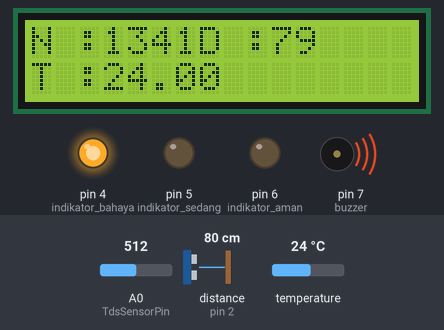
Bench run of a sketch on a simulated Arduino Uno, built with avr-gcc and run on an emulated ATmega328P. Parts: 16×2 character LCD, output pins drawn as LEDs (lit = HIGH), buzzer (waves = sounding, pin HIGH). Wiring (inferred from the names in the program): ultrasonic range finder: trigger pin 3; echo pin 2. Inputs (shaded band) come from the test bench; at power-on: A0 (TdsSensorPin) = 512, distance to the obstacle (sensor on pin 2) 80 cm, temperature 24 °C. The echo pulse lasts 58.3 µs per cm; pins used as bus, display or sensor lines are not drawn; what the sketch prints to the serial monitor is not drawn.

Above: at 2.9 s.
3.0 s: A0 (TdsSensorPin) set to 281
At 15.2 s:
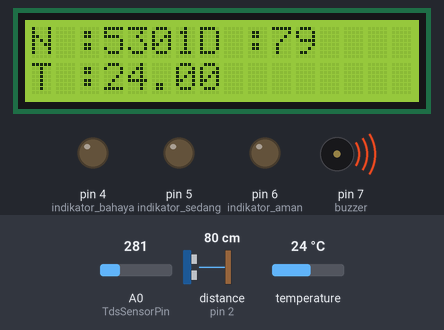
15.5 s: A0 (TdsSensorPin) set to 258
At 27.0 s:
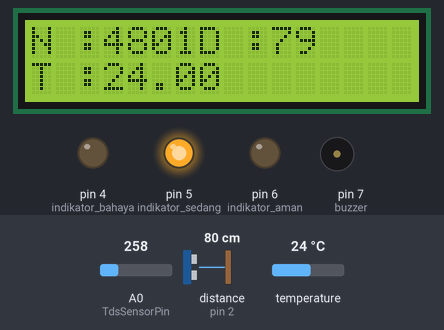
27.6 s: A0 (TdsSensorPin) set to 179
At 28.4 s:
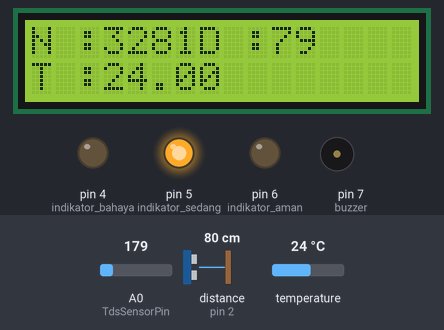
29.4 s: A0 (TdsSensorPin) set to 146
At 31.1 s:
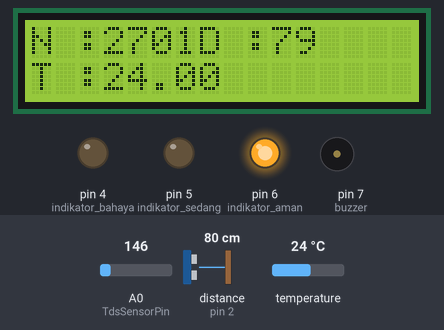
42.0 s: distance to the obstacle (sensor on pin 2) set to 2 cm
At 43.5 s:
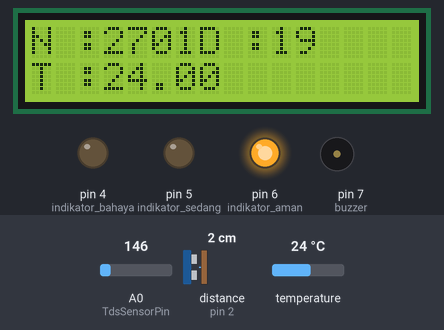
47.4 s: temperature set to 19.5 °C
At 48.5 s:
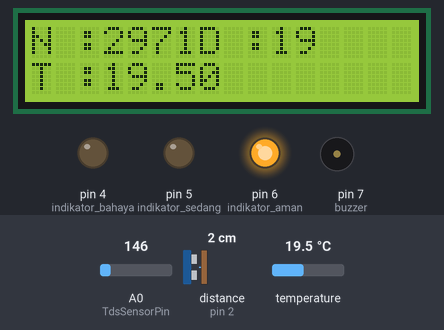
49.2 s: temperature set to 18.8 °C
Timing chart, 0 to 52.0 s (numbered marks = the images above; inputs shaded):
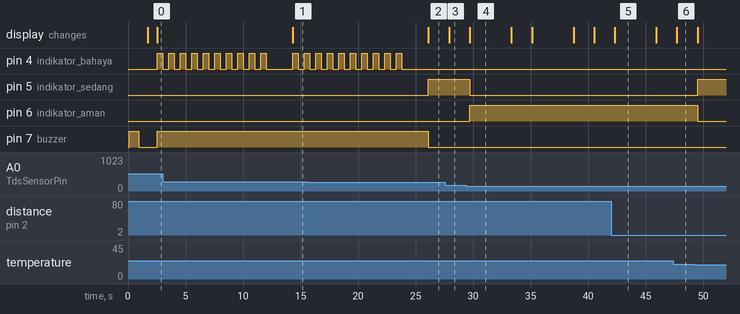

The sketch:

SENSOR_CONTROL.ino
```cpp
#include <EEPROM.h>             // Library EEPROM Arduino
#include "GravityTDS.h"         // Library Sensor TDS
#include <Wire.h>               // Library komunikasi arduino
#include <LiquidCrystal_I2C.h>  // Library LCD Arduino
#include "LowPower.h"           // Library konsumsi daya arduino
#include <DallasTemperature.h>  //
#include <OneWire.h>            //

#define TdsSensorPin A0     // sensor tds pin analog nomor 0 arduino uno
#define TRIGGER_PIN 3       // pin trigger ultrasonik pin digital nomor 3 arduino uno
#define ECHO_PIN 2          // pin echo ultrasonik pin digital nomor 2 arduino uno
#define indikator_bahaya 4  // pin led merah  (indikator bahaya) pin digital nomor 4 arduino uno
#define indikator_sedang 5  // pin led kuning (indikator sedang) pin digital nomor 5 arduino uno
#define indikator_aman 6    // pin led hijau  (indikator aman) pin digital nomor 6 arduino uno
#define buzzer 7            // pin buzzer pin digital nomor 7 arduino uno
#define ONE_WIRE_BUS 8

GravityTDS gravityTds;                 // inisialisasi variabel untuk sensor TDS (total disolved sensor)
LiquidCrystal_I2C lcd(0x27, 16, 2);    // inisialisasi variabel untuk lcd 16 x 2 I2C
OneWire oneWire(ONE_WIRE_BUS);         //
DallasTemperature sensors(&oneWire);   //

float tdsValue = 0;                    // buat variabel dengan tipe data float untuk set nilai suhu dan nutrisi
const int measureLimit = 200;          // jarak maksimum sensor ultrasonik 200 cm
float tempC = 0;

int durasi  = 0;           // buat variabel integer untuk mengatur durasi pada sensor ultrasonik
int jarak   = 0;           // buat variabel integer untuk mengatur jarak pada sensor ultrasonik
int nutrisi_rendah = 300;  // setpoint untuk kadar nutrisi rendah
int nutrisi_tinggi = 500;  // setpoint untuk kadar nutrisi tinggi

// fungsi untuk mereset otomatis
void (*resetFunc)(void) = 0;

// bagian awal program untuk inisialisasi input dan output sistem
void setup() {
  Serial.begin(9600);  // serial komunikasi dengan kecepatan 9600
  Serial.println("Elektronik catfish...");

  // konfigurasi modul LCD
  lcd.init();
  lcd.backlight();

  // tampilan awal lcd saat pertama kali menyala
  lcd.setCursor(0, 0);  // baris lcd bagian pertama
  lcd.print("E-CATFISH");
  lcd.setCursor(0, 1);  // baris lcd bagian kedua
  lcd.print("Tian Triyatna");

  // setting input dan output sistem
  // pin trigger sebagai output sistem
  pinMode(TRIGGER_PIN, OUTPUT);
  // pin echo sebagai input sistem
  pinMode(ECHO_PIN, INPUT);
  // pin led dan buzzer diatur sebagai keluran sistem
  pinMode(indikator_aman, OUTPUT);
  pinMode(indikator_sedang, OUTPUT);
  pinMode(indikator_bahaya, OUTPUT);
  pinMode(buzzer, OUTPUT);

  // setting inout dan output sensor tds
  sensors.begin();
  gravityTds.setPin(TdsSensorPin);
  // nilai voltage atau tegangan arduino yang dipakai pada sensor
  gravityTds.setAref(5.0);
  // nilai analog to digital conventer (adc) yang digunakan 10 bit dengan nilai range 0 - 1023
  gravityTds.setAdcRange(1024);
  gravityTds.begin();
  sensors.begin();

  // ketika sistem dinyalakan buzzer berbunyi selama 800 detik dan mati selama 800 detik
  digitalWrite(buzzer, HIGH);
  delay(800);
  digitalWrite(buzzer, LOW);
  delay(800);

  // bersihkan tampilan lcd
  lcd.clear();
}

// bagian utama sistem yang akan diproses secara berulang
void loop() {
  // buat variabl untuk meminta data ke microcontroller esp8226
  String minta = "";
  // jika data yang diterima lebih dari 0
  while (Serial.available() > 0) {
    // maka data akan ditambah dan dibaca oleh sistem
    minta += char(Serial.read());
  }

  // hapus spasi pada data
  minta.trim();
  // jika microcontroler arduino menerima data ya
  // maka arduino uno akan mengirim data sensor ke esp8226
  if (minta == "Ya") {
    // kirim datanya
    kirimdata(); //  fungsi untuk mengirimkan data sensor
    AutoReset(); //  fungsi reset sistem otomatis
  }
  // kosongkan variabel minta saat data nya sudah dikirimkan
  minta = "";
  // fungsi untuk pengambilan keputusan pada saat nilai nutrisi diukur
  decision();
  // delay selama 1 detik
  delay(1000);
}

// fungsi untuk reset otomatis (softreset)
void AutoReset() {
  // jika clock pada arduino mencapai nilai 3600000 atau sama dengan 1 jam
  // maka sistem akan direset dan dinyalakan kembali
  if (millis() >= 3600000) {
    // fungsi untuk softreset
    resetFunc();

    // pada saat reset sistem akan memasuki mode sleep selama 8 seconds
    // dan aan dinyalakan kembali saat proses soft reset selesai
    LowPower.idle(SLEEP_8S, ADC_OFF, TIMER2_OFF, TIMER1_OFF, TIMER0_OFF,
                  SPI_OFF, USART0_OFF, TWI_OFF);
  }
}

// bagian untuk fungsi pengambilan keputusan
void decision() {
  // set nilai kalibrasi sensor tds kemudian abaca nilai tds
  sensors.requestTemperatures();
  gravityTds.setTemperature(sensors.getTempCByIndex(0));
  gravityTds.update();

  tdsValue = gravityTds.getTdsValue();
  tempC    = sensors.getTempCByIndex(0);

  // kalibrasi untuk sensor ultrasonik
  // pin trigger dibuat low selama 2 ms dan buat menyala selama 10 ms
  // kemudian kembali di low kan
  digitalWrite(TRIGGER_PIN, LOW);
  delayMicroseconds(2);
  digitalWrite(TRIGGER_PIN, HIGH);
  delayMicroseconds(10);
  digitalWrite(TRIGGER_PIN, LOW);

  // perhitungan durasi menggunakan pulse in
  // pada saat pin trig mengenai objek benda
  // kemudian  pin echo menerima hasil pemantulan gelombang tersebut
  // dengan rumus durasi : 2 kali pemantulan kemudian : dengan nilai 29.1
  // nilai jarak yang sudah diketahui dibulatkan dengan nilai jarak maksimum
  durasi = pulseIn(ECHO_PIN, HIGH);
  jarak = (durasi / 2) / 29.1;
  jarak = constrain(jarak, 0, measureLimit);

  // tampilan lcd untuk menampilkan nilai sensor
  lcd.setCursor(0, 0); // baris pertama kolom 0
  lcd.print("N :" + String(tdsValue, 0));
  lcd.setCursor(7, 0); // baris pertama kolom 7
  lcd.print("D :" + String(jarak));
  lcd.setCursor(0, 1); // baris kedua kolom 1
  lcd.print("T :" + String(tempC));

  // Role Decision
  // jika nilai tds lebih besar dari setpoint nilai nutrisi tinggi
  // maka led merah menyala 10 x dan buzzer berbunyi
  if (tdsValue > nutrisi_tinggi) {
    digitalWrite(buzzer, HIGH);
    digitalWrite(indikator_aman, LOW);   // led hijau mati
    digitalWrite(indikator_sedang, LOW); // led kuning mati

    for (int i = 0; i < 10; i++) {
      digitalWrite(indikator_bahaya, HIGH);
      delay(500);
      digitalWrite(indikator_bahaya, LOW);
      delay(500);
    }
  }
  // jika tidak nilai tds lebih kecil dari nilai nutrisi rendah maka
  // buzzer berhenti berbunyi led merah dan kuning mati
  else if (tdsValue < nutrisi_rendah) {
    digitalWrite(buzzer, LOW);
    digitalWrite(indikator_bahaya, LOW);
    digitalWrite(indikator_sedang, LOW);
    digitalWrite(indikator_aman, HIGH);
  }
  // jika nilai tds lebih besar dari nutrisi rendah dan tds lebih kecil dari nutrisi tinggi
  // maka kedua nilai tersebut akan dibandingkan
  // buzzer berhenti berbunyi dan led merah serta hijau mati
  // led kuning menyala
  else if (tdsValue > nutrisi_rendah || tdsValue < nutrisi_tinggi) {
    digitalWrite(buzzer, LOW);
    digitalWrite(indikator_bahaya, LOW);
    digitalWrite(indikator_sedang, HIGH);
    digitalWrite(indikator_aman, LOW);
  }
}

// fungsi untuk mengirim data sensor ke esp8226
void kirimdata() {
  String datakirim = String(tdsValue, 0) + "#" + String(jarak) + "#" + String(tempC);
  Serial.println(datakirim);
}
```

Measured:
- the behaviour switches between 268 and 267 on A0 (TdsSensorPin) (found by bisection; images 1 and 2)
- the behaviour switches between 164 and 163 on A0 (TdsSensorPin) (found by bisection; images 3 and 4)
- after the input at 3.0 s, the display: changes after 11.3 s (image 1)
- after the input at 15.5 s, pin 4 (indikator_bahaya): goes on until 23.8 s, then stays LOW; pin 5 (indikator_sedang): LOW → HIGH after 10.6 s; pin 7 (buzzer): HIGH → LOW after 10.6 s; the display: changes after 10.6 s (image 2)
- after the input at 27.6 s, the display: changes after 0.33 s (image 3)
- after the input at 29.4 s, pin 5 (indikator_sedang): HIGH → LOW after 0.33 s; pin 6 (indikator_aman): LOW → HIGH after 0.33 s; the display: changes after 0.33 s (image 4)
- after the input at 42.0 s, the display: changes after 0.34 s (image 5)
- after the input at 47.4 s, the display: changes after 0.34 s (image 6)
- after the input at 49.2 s, pin 5 (indikator_sedang): LOW → HIGH after 0.33 s; pin 6 (indikator_aman): HIGH → LOW after 0.33 s
